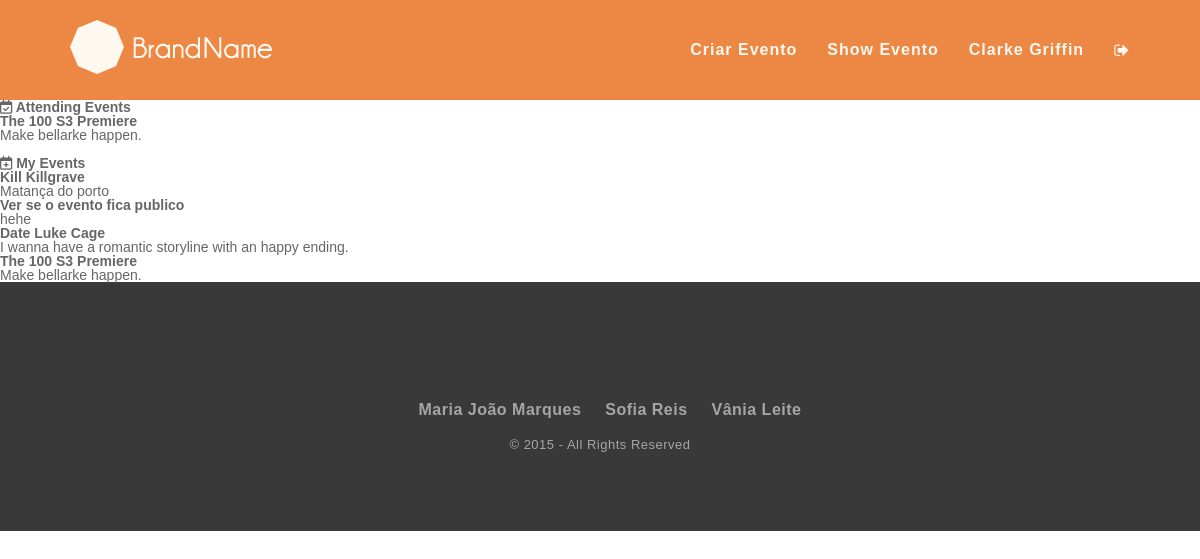
/?pagina=userPage (signed in), run on the app's committed database.
### tables this page shows
CREATE TABLE "Event" (
	`idEvent`	INTEGER PRIMARY KEY AUTOINCREMENT,
	`name`	TEXT NOT NULL,
	`description`	TEXT NOT NULL,
	`idImage`	INTEGER,
	`idType`	INTEGER,
	`date`	TEXT NOT NULL,
	`idUser`	INTEGER NOT NULL,
	`public`	INTEGER DEFAULT 0,
	`local`	TEXT
);

### php/loadEvent.php (called while the page is built, shortened)
<?
try {
  $db = new PDO('sqlite:./db/dboltw.db');
  $db->setAttribute(PDO::ATTR_ERRMODE, PDO::ERRMODE_EXCEPTION);
} catch (PDOException $e) {
    print "Error!: " . $e->getMessage() . "<br/>";
    die();
}
function getEventInfo($id){
  try{
    global $db;
    $stmt=$db->prepare("SELECT * FROM Event WHERE idEvent=:event_id");
    $stmt->bindValue(':event_id',$id,PDO::PARAM_STR);
    $found=$stmt->execute();
    $columns=$stmt->fetch();
    return $columns;
  }catch(PDOException $e){
    $_SESSION['errors']=" <script type=\"text/javascript\">
      swal({
            title: \"Error!\",
            text: ". $stmt->errorInfo() .",
            type: \"error\",
            confirmButtonText: \"OK\"
      });
      </script>";
    return -1;
  }
}
function getEventGo($id){
  try{
    global $db;
    $stmt=$db->prepare("SELECT * FROM EventGo WHERE idUser=:id");
    $stmt->bindValue(':id',$id);
    $query = $stmt->execute();
    $result= $stmt->fetchAll();
    return $result;
  }
  catch(PDOException $e){
    if(isset($_SESSION['user_id'])){
      $log=$e->getMessage()." ___Date=".date("Y-m-d")." ___ idUser=".$_SESSION['user_id'].PHP_EOL;
    }else{
      $log=$e->getMessage()." ___Date= ".date("Y-m-d")."\n";
    }
    error_log($log,3,"../error.log");
    return -1;
  }
}
function getUserEvents($id){
  try{
    global $db;
    $stmt=$db->prepare("SELECT * FROM Event WHERE idUser=:id");
    $stmt->bindValue(':id',$id);
    $query = $stmt->execute();
    $result= $stmt->fetchAll();
    return $result;
  }
  catch(PDOException $e){
    if(isset($_SESSION['user_id'])){
      $log=$e->getMessage()." ___Date=".date("Y-m-d")." ___ idUser=".$_SESSION['user_id'].PHP_EOL;
    }else{
      $log=$e->getMessage()." ___Date= ".date("Y-m-d")."\n";
    }
    error_log($log,3,"../error.log");
    return -1;
  }
}
$eventsGo = getEventGo($_SESSION['user_id']);
$userEvents = getUserEvents($_SESSION['user_id']);
?>

### template/userPage.php (the view)
<? include_once 'php/loadEvent.php'; ?>
<section class="billboard-body-userpage">
<h1><span><i class="fa fa-calendar-check-o"></i> Attending Events </span></h1>
<div>
<?php
		for($i=0; $i < count($eventsGo); ++$i)
		{
				$event = getEventInfo($eventsGo[$i]['idEvent']);
				echo '<span><b>'.$event['name'].'</b></span><br><p>'.$event['description'].'</p>';
		}
?>
</div>
<br>
<h1><span><i class="fa fa-calendar-plus-o"></i></i> My Events </span></h1>
<div>
<?php
		for($i=0; $i < count($userEvents); ++$i)
		{
				$event = getEventInfo($userEvents[$i]['idEvent']);
				echo '<span><b>'.$event['name'].'</b></span><br><p>'.$event['description'].'</p>';
		}
?>
</div>
</section>

### template/header.php (shortened to what this page needs)
	<!DOCTYPE html>
<html>
    <head>
			<link href="https://code.jquery.com/ui/1.10.4/themes/ui-lightness/jquery-ui.css" rel="stylesheet">
      <link rel="stylesheet" type="text/css" href="css/sweetalert.css">
      <link href="css/reset.css" rel="stylesheet">
      <link href= "css/main.css" rel="stylesheet" >
      <link href="font-awesome-4.1.0/css/font-awesome.min.css" rel="stylesheet" type="text/css">
<link rel="stylesheet" href="path/to/font-awesome/css/font-awesome.min.css">
      <link rel="stylesheet" href="https://netdna.bootstrapcdn.com/font-awesome/4.0.3/css/font-awesome.min.css" />
<link rel="stylesheet" href="https://maxcdn.bootstrapcdn.com/font-awesome/4.5.0/css/font-awesome.min.css">
      </head>
      <body>
        <section class="billboard-header">
          <header id="header_geral">
            <div class="wrapper">
              <a href="./"><img src="img/logo.png" class="h_logo" alt="" title=""></a>
              <nav>
                <?php
                if(isset($_SESSION['username'])){ ?>
                <ul class="main_nav">
                  <li><a href="./?pagina=createEvent">Criar Evento</a></li>
                  <li><a href="./?pagina=listEvents">Show Evento</a></li>
                   <li><a href="./?pagina=userPage"><p><?php echo $_SESSION['firstname']; ?> <?php echo $_SESSION['lastname']; ?></p></a></li>
                  <li><a href="./php/action_logout.php"><span class="icon"><i class="fa fa-sign-out"></i></span></a></li>
                </ul>
                  <?php }?>
              </nav>
            </div>
          </header>
				</section>

### index.php
<?php
include 'template/header.php';
if (isset ( $_GET ['pagina'] ))
{
	 $url = 'template/' . $_GET['pagina'] . '.php';
	 include  $url;
}
else
{
 	include 'template/home.php';
}
include 'template/footer.php';
?>

### template/footer.php
<footer>
		<nav>
			<ul>
				<li><a href="#">Maria João Marques</a></li>
				<li><a href="#">Sofia Reis</a></li>
				<li><a href="#">Vânia Leite</a></li>
			</ul>
		</nav>
		<p class="rights">© 2015 - All Rights Reserved</p>
	</footer>
</body>
</html>

### css/main.css (style rules this page uses)
#header_geral { width: 100%; height: 100px; background-color: rgba(255, 255, 255, .1); z-index: 9999; }
#header_geral .h_logo { float: left; margin-top: 20px; }
#header_geral nav { float: right; margin-top: 42px; overflow: hidden; }
#header_geral nav ul li { float: left; margin-left: 30px; }
#header_geral nav ul li a { text-decoration: none; font-family: 'LatoBold', arial; font-weight: bold; font-size: 16px; color: #fef8f1; letter-spacing: 1px; }
.billboard-header { width: 100%; height: 100px; background: #EB7A2F ; background-size: cover; -webkit-background-size: cover; -moz-background-size: cover; -o-background-size: cover; }
footer { width: 100%; padding: 80px 0; background-color: #393939; text-align: center; }
footer nav { width: 100%; }
footer nav ul li { list-style: none; display: inline-block; margin: 40px 0 20px 0; }
footer nav ul li a { text-decoration: none; color: #a5a5a5; font-family: "LatoBold", arial; font-size: 16px; font-weight: bold; margin-left: 20px; letter-spacing: .5px; }
footer .rights { color: #a5a5a5; font-family: "LatoRegular", arial; font-size: 13px; letter-spacing: .5px; }
.wrapper { width: 1060px; height: auto; margin: 0 auto; }
footer nav ul li a, footer .rights a, header nav ul li a, .call_to_action a.cta_btn, .testimonials a.author, .newsletter .submit_nl { transition: .2s linear; -webkit-transition: .2s linear; -moz-transition: .2s linear; -o-transition: .2s linear; }
body { font-family: 'Source Sans Pro', sans-serif; font-size: 14px; color: #666; }

### data on the page
event: name "The 100 S3 Premiere", description "Make bellarke happen."
event: name "Kill Killgrave", description "Matança do porto"
event: name "Ver se o evento fica publico", description "hehe"
event: name "Date Luke Cage", description "I wanna have a romantic storyline with an happy ending."

### other printed values
$_SESSION['firstname'] "Clarke"
$_SESSION['lastname'] "Griffin"
